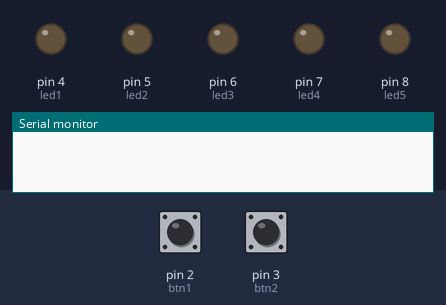
Bench run of a sketch on a simulated Arduino Uno, built with avr-gcc and run on an emulated ATmega328P. Parts: output pins drawn as LEDs (lit = HIGH), the last lines printed to the serial monitor. The test bench sets the inputs (shaded band); at power-on: pin 2 (btn1) HIGH, pin 3 (btn2) HIGH.

Above: at 1.2 s.
1.3 s: pin 2 (btn1) pulled LOW for 0.15 s
At 1.38 s:
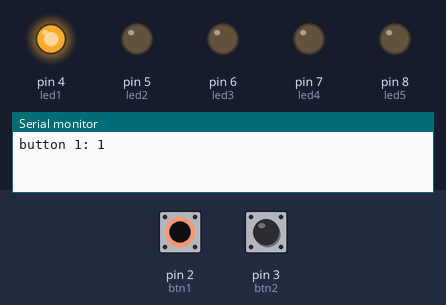
2.9 s: pin 3 (btn2) pulled LOW for 0.15 s
At 2.98 s:
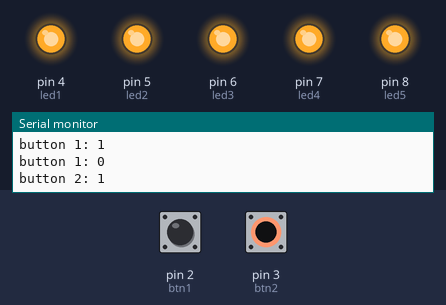
4.5 s: pin 3 (btn2) pulled LOW for 3.2 s
At 8.5 s:
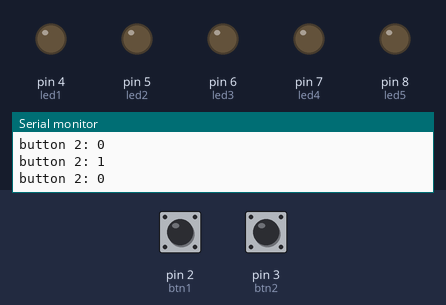
9.2 s: pin 2 (btn1) pulled LOW for 3.2 s
At 9.7 s:
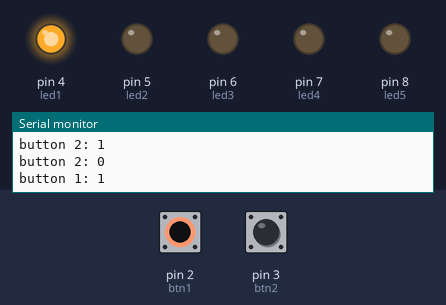
13.9 s: pin 2 (btn1) driven LOW and pin 3 (btn2) driven LOW
At 14.9 s:
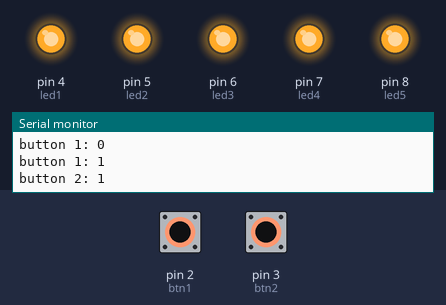
15.4 s: pin 2 (btn1) driven HIGH
At 15.7 s:
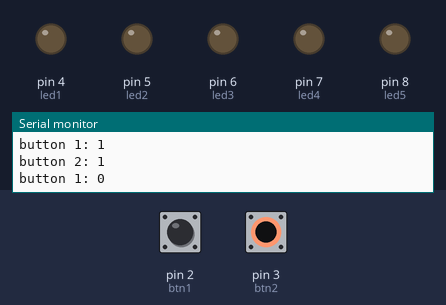
Timing chart, 0 to 17.9 s (numbered marks = the images above; inputs shaded):
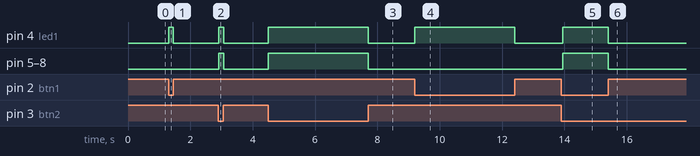

The sketch:

Dones_Button.ino
```cpp
//5 LEDs in one Button
int led1=4;
int led2=5;
int led3=6;
int led4=7;
int led5=8;
int btn1 = 2;
int btn2 = 3;
boolean btn1g = true;
boolean btn2g = true;

void setup(){
  Serial.begin(9600);
  pinMode(led1,OUTPUT);
  pinMode(led2,OUTPUT);
  pinMode(led3,OUTPUT);
  pinMode(led4,OUTPUT);
  pinMode(led5,OUTPUT);
  pinMode(btn1, INPUT_PULLUP);
  pinMode(btn1, INPUT_PULLUP);
}

void loop(){
  //button 1 is on
  if(btn1g) {
    if(digitalRead(btn1) == LOW){
      digitalWrite(led1, HIGH);
      digitalWrite(led1, LOW);
      digitalWrite(led2, HIGH);
      digitalWrite(led2, LOW);
      digitalWrite(led3, HIGH);
      digitalWrite(led3, LOW);
      digitalWrite(led4, HIGH);
      digitalWrite(led4, LOW);
      digitalWrite(led5, HIGH);
      digitalWrite(led5, LOW);
      digitalWrite(led4, HIGH);
      digitalWrite(led4, LOW);
      digitalWrite(led3, HIGH);
      digitalWrite(led3, LOW);
      digitalWrite(led2, HIGH);
      digitalWrite(led2, LOW);
      digitalWrite(led1, HIGH);
      Serial.print("button 1: ");
      Serial.println(1);
      btn1g = false;
    }
  }
  //button 1 is off
  if(!btn1g) {
    if(digitalRead(btn1) == HIGH){
      digitalWrite(led1, LOW);
      digitalWrite(led2, LOW);
      digitalWrite(led3, LOW);
      digitalWrite(led4, LOW);
      digitalWrite(led5, LOW);
      Serial.print("button 1: ");
      Serial.println(0);
      btn1g = true;
    }
  }

   //button 2 is on
  if(btn2g) {
    if(digitalRead(btn2) == LOW){
      digitalWrite(led1, HIGH);
      digitalWrite(led2, HIGH);
      digitalWrite(led3, HIGH);
      digitalWrite(led4, HIGH);
      digitalWrite(led5, HIGH);
      digitalWrite(led1, LOW);
      digitalWrite(led2, LOW);
      digitalWrite(led3, LOW);
      digitalWrite(led4, LOW);
      digitalWrite(led5, LOW);
      digitalWrite(led1, HIGH);
      digitalWrite(led2, HIGH);
      digitalWrite(led3, HIGH);
      digitalWrite(led4, HIGH);
      digitalWrite(led5, HIGH);
      Serial.print("button 2: ");
      Serial.println(1);
      btn2g = false;

    }
  }
  //button 2 is off
  if(!btn2g) {
    if(digitalRead(btn2) == HIGH){
      digitalWrite(led1, LOW);
      digitalWrite(led2, LOW);
      digitalWrite(led3, LOW);
      digitalWrite(led4, LOW);
      digitalWrite(led5, LOW);
      Serial.print("button 2: ");
      Serial.println(0);
      btn2g = true;
    }
  }
  delay(15);

}
```

Measured:
- after the input at 1.3 s, pin 4 (led1): LOW → HIGH at once, → LOW 0.15 s later
- after the input at 2.9 s, pin 4 (led1), pin 5 (led2), pin 6 (led3), pin 7 (led4), pin 8 (led5): LOW → HIGH at once, → LOW 0.15 s later
- after the input at 4.5 s, pin 4 (led1), pin 5 (led2), pin 6 (led3), pin 7 (led4), pin 8 (led5): LOW → HIGH at once, → LOW 3.2 s later
- after the input at 9.2 s, pin 4 (led1): LOW → HIGH at once, → LOW 3.2 s later
- after the input at 13.9 s, pin 4 (led1), pin 5 (led2), pin 6 (led3), pin 7 (led4), pin 8 (led5): LOW → HIGH after 0.05 s
- after the input at 15.4 s, pin 4 (led1), pin 5 (led2), pin 6 (led3), pin 7 (led4), pin 8 (led5): HIGH → LOW at once
